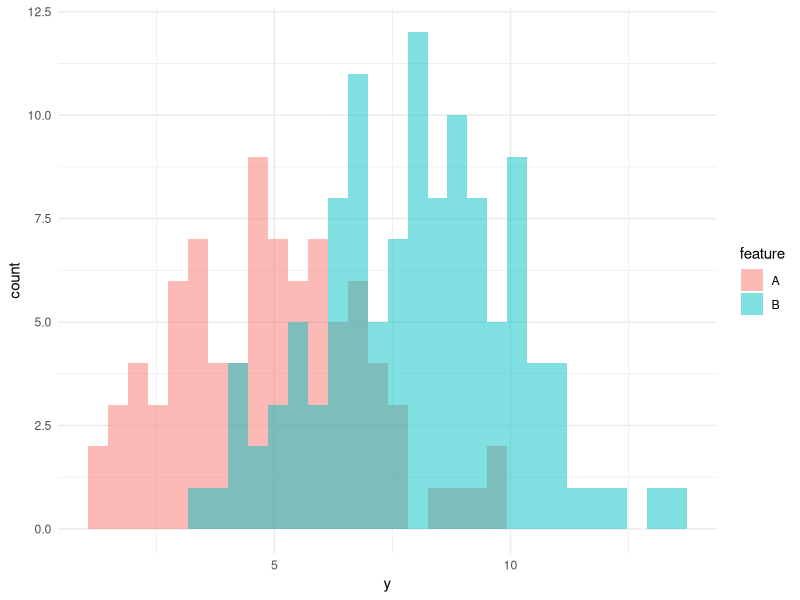
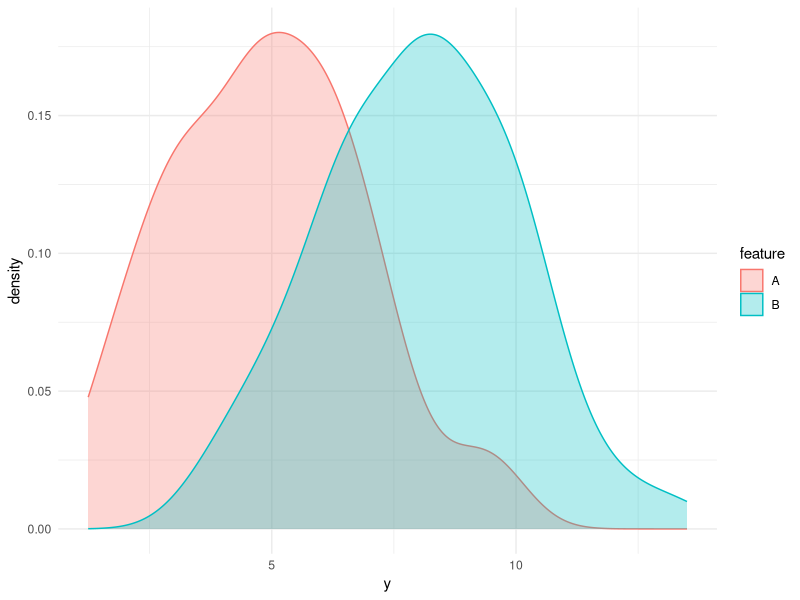

Recreate these plots in R, in order.
library(tidyverse)

set.seed(7)
n <- 200

df <- tibble(
  feature  = sample(c("A", "B"), n, replace = TRUE),
  y        = ifelse(feature == "B", rnorm(n, 8, 2), rnorm(n, 5, 2))
)

ggplot(df, aes(x = y, fill = feature)) +
  geom_histogram(alpha = 0.5, bins = 30, position = "identity") +
  theme_minimal()

ggplot(df, aes(x = y, color = feature, fill = feature)) +
  geom_density(alpha = 0.3) +
  theme_minimal()

# Does feature split y meaningfully?
test <- wilcox.test(y ~ feature, data = df, conf.int = TRUE)

{
  cat(sprintf("W statistic : %.0f\n",   test$statistic))
  cat(sprintf("p-value     : %.4f\n",   test$p.value))
  cat(sprintf("Location shift (95%% CI): [%.2f, %.2f]\n",
              test$conf.int[1], test$conf.int[2]))
}

# Effect size: rank-biserial correlation
# r = 1 - (2W / n_A*n_B)
n_a <- sum(df$feature == "A")
n_b <- sum(df$feature == "B")
r   <- 1 - (2 * test$statistic) / (n_a * n_b)
cat(sprintf("Effect size r: %.3f\n", abs(r)))

# Effect size: rank-biserial correlation
# r = 1 - (2W / n_A*n_B)
n_a <- sum(df$feature == "A")
n_b <- sum(df$feature == "B")
r   <- 1 - (2 * test$statistic) / (n_a * n_b)
cat(sprintf("Effect size r: %.3f\n", abs(r)))

# Fit a model, then check if residuals differ by group
model <- lm(y ~ 1, data = df)   # intercept-only baseline
df    <- df |> mutate(resid = residuals(model))
resid_test <- wilcox.test(resid ~ feature, data = df)

cat(sprintf("Residual bias p-value: %.4f\n", resid_test$p.value))
# Significant p → your model treats the two groups differently

#Mann-Whitney U - goodzazo
#-----------------------------------
#test whether the distribution of scores across folds is meaningfully different between two models
